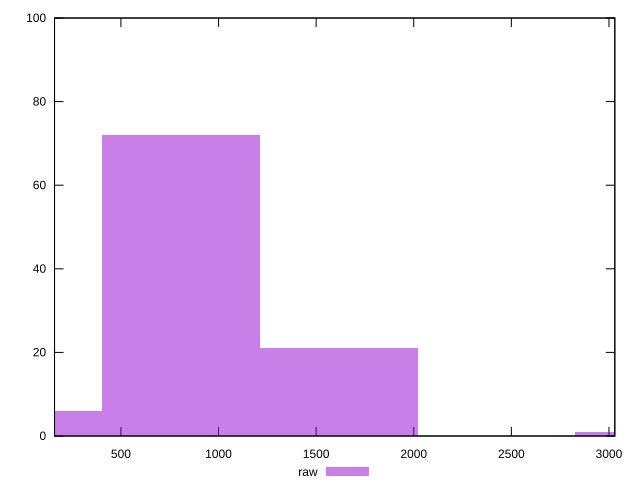

Write the gnuplot code that produced this figure.
reset

$raw <<EOF
0 6
808.0636419918497 72
1616.1272839836995 21
3232.254567967399 1
EOF

set key outside below
set boxwidth 808.0636419918497
set xrange [160:3030]
set yrange [0:100]
set trange [0:100]
set style fill transparent solid 0.5 noborder
set terminal svg size 640, 490 enhanced background rgb 'white'
set output "reports/report_00027_2021-02-24T12-40-31.850Z/uses-http2/samples/music/raw/histogram.svg"

plot $raw title "raw" with boxes

reset
